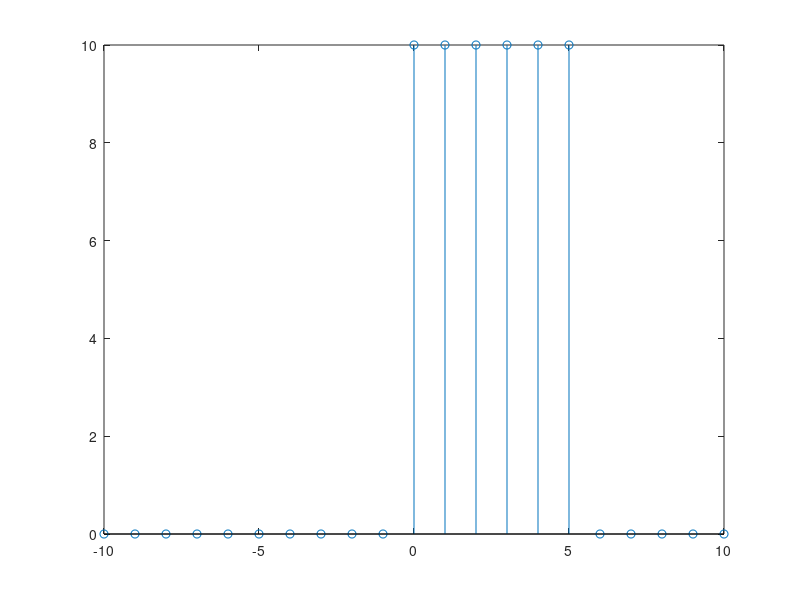

The MATLAB script that drew this image:
%plotting a square wave of amplitude = 10 till time is less than or equal
%to 5,above zero , 0 elsewhere

u1 = [zeros(1,10),ones(1,11)];
u2 = [zeros(1,16),ones(1,5)];
un = 10*u1-10*u2;
n = -10:10;
stem(n,un)
%this piece of code gives a good idea on how to work with matrcies being
%equalin matlab
